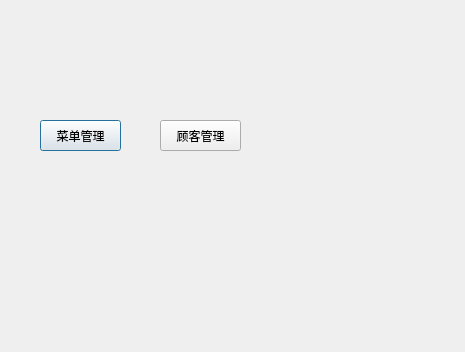
<?xml version="1.0" encoding="UTF-8"?>
<ui version="4.0">
 <class>AdminWindow</class>
 <widget class="QDialog" name="AdminWindow">
  <property name="geometry">
   <rect>
    <x>0</x>
    <y>0</y>
    <width>465</width>
    <height>352</height>
   </rect>
  </property>
  <property name="windowTitle">
   <string>Dialog</string>
  </property>
  <widget class="QPushButton" name="MenuBtn">
   <property name="geometry">
    <rect>
     <x>40</x>
     <y>120</y>
     <width>81</width>
     <height>31</height>
    </rect>
   </property>
   <property name="text">
    <string>菜单管理</string>
   </property>
  </widget>
  <widget class="QPushButton" name="UserBtn">
   <property name="geometry">
    <rect>
     <x>160</x>
     <y>120</y>
     <width>81</width>
     <height>31</height>
    </rect>
   </property>
   <property name="text">
    <string>顾客管理</string>
   </property>
  </widget>
 </widget>
 <resources/>
 <connections/>
</ui>
